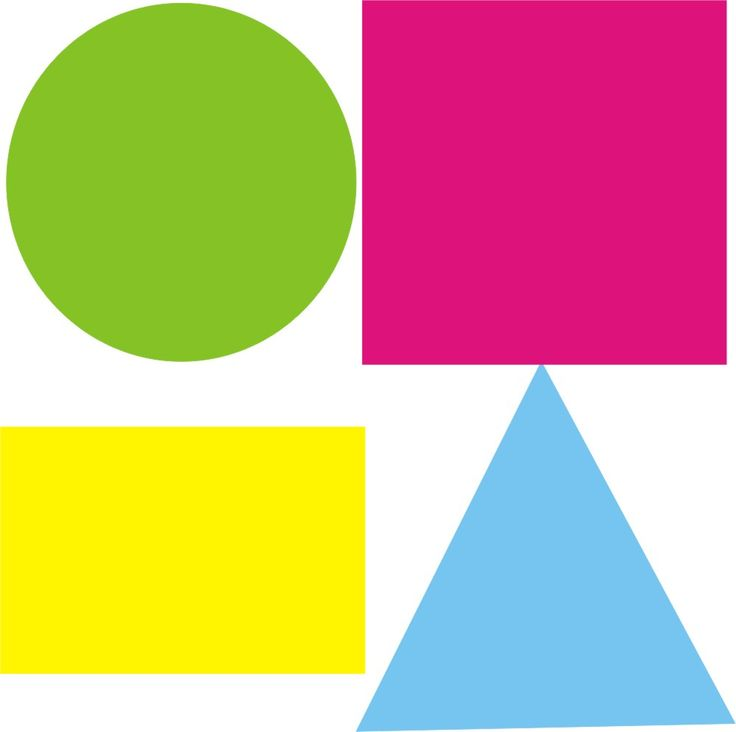
#> input picture exercicios/deteccao_circulos/8e5d89958b67620d6a23975a45f6cdd3.jpg, 736 x 732 px, found by its file name
$ jupyter execute deteccao_circulos.ipynb
#> lines starting #> are read from the running program, lines starting #| are printed output that depends on the picture; after the words box and inside, x2 and y2 are one past the last pixel; in counts of white or black regions, pixels touching at a corner belong together
[cell 1]
import cv2
import numpy as np
from scipy.ndimage import distance_transform_edt
from google.colab.patches import cv2_imshow

def detect_circles(image_path, shape_threshold=0.95, circularity_threshold=0.85):
    # carrega a imagem
#> called with shape_threshold = 0.95, circularity_threshold = 0.85
    img = cv2.imread(image_path)
#> img is the input picture: shape (732, 736, 3); mean B, G, R 137.8, 176.1, 206.3
    if img is None:
        print("Erro: Imagem não encontrada.")
        return

    # coloca a imagem em tons de cinza
    gray = cv2.cvtColor(img, cv2.COLOR_BGR2GRAY)
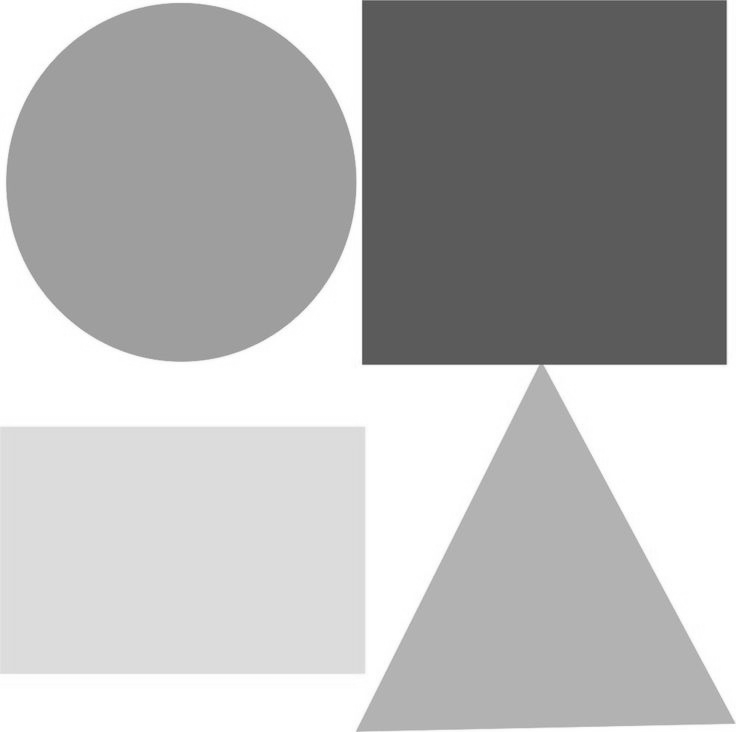
#> gray: shape (732, 736); min 80, max 255, mean 180.8

    # pré-processamento da imagem
    blurred = cv2.GaussianBlur(gray, (9, 9), 2) # aplica o filtro da gaussiana (blur)
    _, binary = cv2.threshold(blurred, 0, 255, cv2.THRESH_BINARY_INV + cv2.THRESH_OTSU) # binariza a imagem
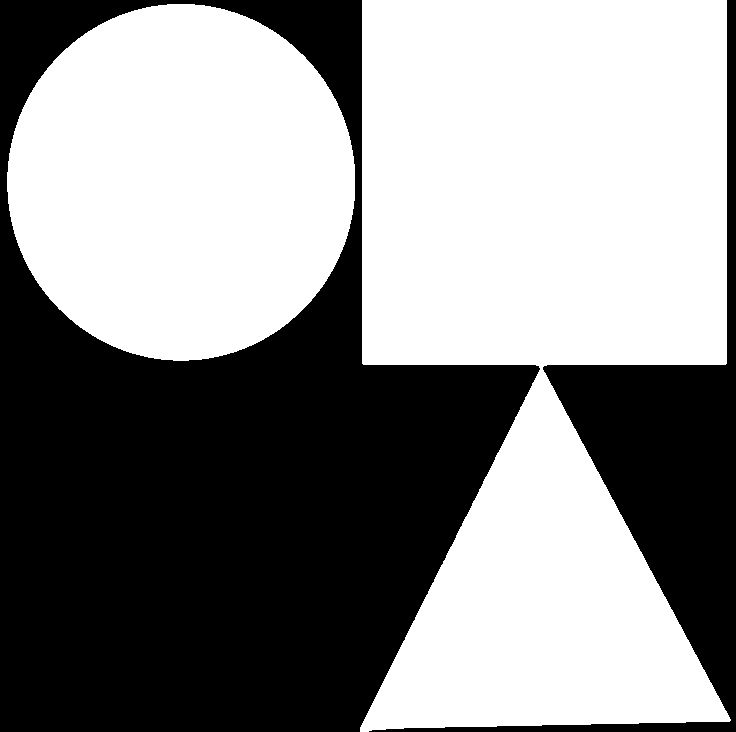
#> binary: shape (732, 736); 55.3% white; 2 black regions, box (x1, y1, x2, y2) and area: (0, 0, 540, 732) 199721, (369, 0, 736, 732) 41199
    kernel = np.ones((5, 5), np.uint8)
    cleaned = cv2.morphologyEx(binary, cv2.MORPH_OPEN, kernel, iterations=2) # aplica erosão
#> cleaned: shape (732, 736); 55.3% white; 1 black region

    # encontra contornos
    contours, _ = cv2.findContours(cleaned, cv2.RETR_EXTERNAL, cv2.CHAIN_APPROX_SIMPLE)
#> contours = 3 contours; box (x1, y1, x2, y2) and area: (362, 0, 727, 366) 132506, (7, 4, 355, 361) 97040, (360, 374, 728, 732) 66458

    circles = []
    for contour in contours:
        area = cv2.contourArea(contour)
        perimeter = cv2.arcLength(contour, True)

        # ignora objetos muito pequenos ou sem perímetro válido
        if area < 100 or perimeter == 0:
            continue

        # calculo do Shape Number
        mask = np.zeros_like(cleaned)
        cv2.drawContours(mask, [contour], -1, 255, thickness=cv2.FILLED)
        object_pixels = np.where(mask == 255)
        N = len(object_pixels[0])
        sum_distances = np.sum(distance_transform_edt(mask)[object_pixels])
        shape_number = (N ** 3) / (9 * np.pi * (sum_distances ** 2))

        # calculo de circularidade
        circularity = (4 * np.pi * area) / (perimeter ** 2)

        # critérios combinados
        if shape_number >= shape_threshold and circularity >= circularity_threshold:
            circles.append(contour)
#> this loop made 3 passes
#> (area, perimeter, object_pixels, N, sum_distances, shape_number, circularity) on passes 1 to 3: (66458.5, 1233, 67000 positions, rows 374 to 731, columns 360 to 727, 67000, 2547365.8, 1.64, 0.549), (97039.5, 1165.2, 97538 positions, rows 4 to 360, columns 7 to 354, 97538, 5740926.5, 0.996, 0.898), (132506, 1455.7, 133234 positions, rows 0 to 365, columns 362 to 726, 133234, 10197657.2, 0.804, 0.786)
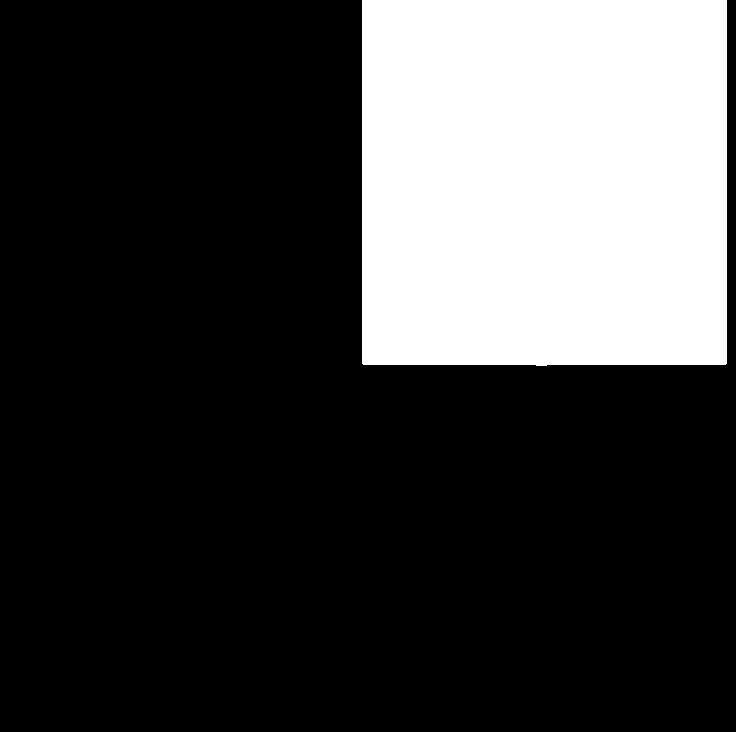
#> mask: shape (732, 736); 24.7% white; 1 white region
#> after the loop, circles = 1 contour; box (x1, y1, x2, y2) and area: (7, 4, 355, 361) 97040

    result = img.copy()
    cv2.drawContours(result, circles, -1, (0, 255, 0), 3)
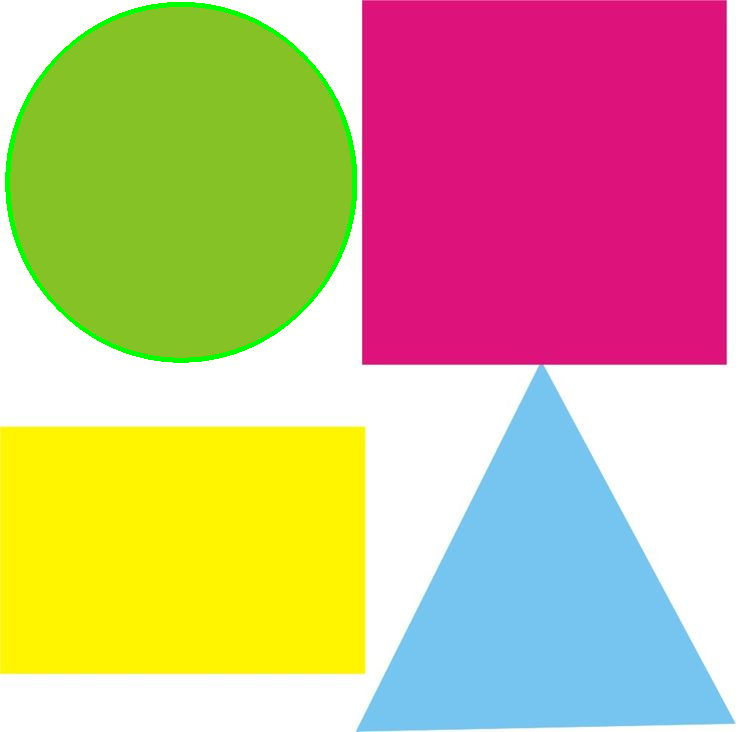
#> result: shape (732, 736, 3); 0.92% of pixels changed, all inside (x1, y1, x2, y2) = (5, 2, 357, 363)

    cv2_imshow(result)

# Exemplo de uso (substitua pelo caminho da sua imagem no Colab)
detect_circles("/content/8e5d89958b67620d6a23975a45f6cdd3.jpg")
